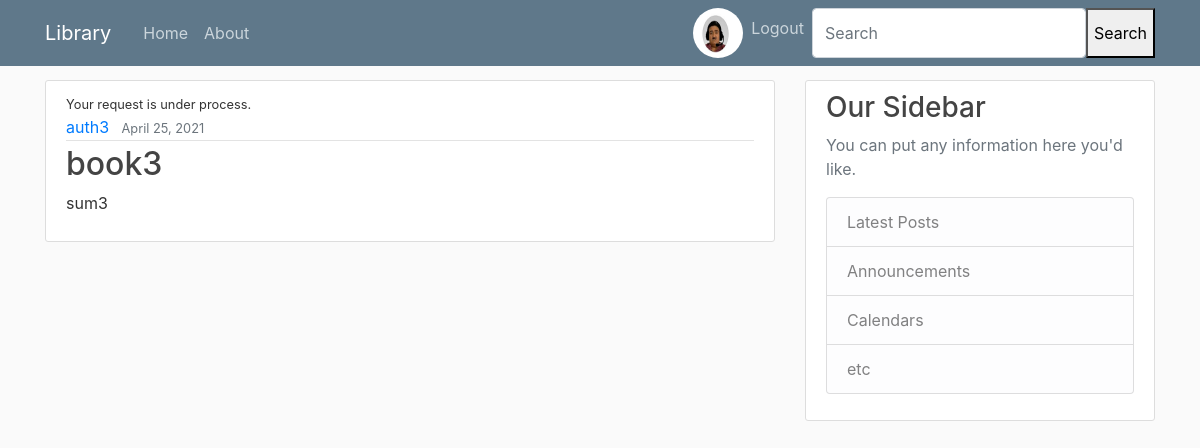
The page /book/4/ (signed in) on the database its author committed.
### users/models.py (models this page shows, shortened)
class Profile(models.Model):
    user = models.OneToOneField(User, on_delete=models.CASCADE)
    image = models.ImageField(default='default.jpeg', upload_to='profile_pics')

### books/models.py (models this page shows, shortened)
class Book(models.Model):
    title = models.CharField(max_length=100)
    genre = models.CharField(max_length=50)
    author = models.CharField(max_length=100)
    date_added = models.DateTimeField(default=timezone.now)
    publisher = models.CharField(max_length=100)
    summary = models.TextField(blank=True)
    location = models.TextField()
    available = models.BooleanField(default=True)
    ISBN = models.CharField(max_length=17)

### books/views.py (the view)
# urls.py: path('book/<int:pk>/', views.BookDetailView, name='book-detail'),
def BookDetailView(request, **kwargs):
    current_book = Book.objects.filter(id=kwargs['pk'])[0]
    current_user = request.user
    requests_by_user = request_detail.objects.filter(requested_by=current_user)
    that_request_by_user = requests_by_user.filter(book_detail = current_book)
    if  that_request_by_user.filter(request_status = 'Approved').exists():
        ref_request = that_request_by_user.filter(request_status='Approved')[0]
        x=1
    elif that_request_by_user.filter(request_status = 'Pending').exists():
        x=0
        ref_request=0
    else:
        x=2
        ref_request = 0
    context={
        'book': current_book,
        'x': x,
        'request': ref_request,
    }
    return render(request, 'books/book_detail.html', context)

### books/templates/books/book_detail.html
{% extends "books/base.html" %}
{% block content %}
        <article class="media content-section">
            <div class="media-body">
                {% if perms.books.change_book %}
                     <a class="btn btn-outline-secondary btn-sm" href="{% url 'book-update' book.id %}">Update</a>
                     <a class="btn btn-outline-danger btn-sm" href="{% url 'book-delete' book.id %}">Delete</a>
                {% else %}
                    {% if x == 2 %}
                    <a class="btn btn-outline-secondary btn-sm" href="{% url 'request-create' book.id %}">Borrow {{ book.title }}</a>
                    {% elif x == 1 %}
                    <a class="btn btn-outline-secondary btn-sm" href="{% url 'renew-request' request.id %}">Renew {{ book.title }}</a>
                    {% else %}
                        <small>Your request is under process.</small>
                    {% endif %}
                    {% endif %}
                <div class="article-metadata">
                    <a class="mr-2" href="#">{{ book.author }}</a>
                    <small class="text-muted">{{ book.date_added|date:"F d, Y" }}</small>
                </div>
                <h2 class="article-title">{{ book.title }}</h2>
                <p class="article-content">{{ book.summary }}</p>
            </div>
        </article>
{% endblock content %}

### books/templates/books/base.html (shortened to what this page needs)
{% load static %}
<!DOCTYPE html>
<html>
<head>
    <link rel="stylesheet" href="https://maxcdn.bootstrapcdn.com/bootstrap/4.0.0/css/bootstrap.min.css">
    <link rel="stylesheet" type="text/css" href="{% static 'books/main.css' %}">
</head>
<body>
    <header class="site-header">
      <nav class="navbar navbar-expand-md navbar-dark bg-steel fixed-top">
        <div class="container">
          <a class="navbar-brand mr-4" href="{% url 'book-list' %}">Library</a>
          <div class="collapse navbar-collapse" id="navbarToggle">
            <div class="navbar-nav mr-auto">
              <a class="nav-item nav-link" href="{% url 'main-home' %}">Home</a>
              <a class="nav-item nav-link" href="#">About</a>
            </div>
            <div class="navbar-nav">
              {% if user.is_authenticated %}
                  <div class="image-container">
                      <a href="{% url 'profile' %}">
                      <img class="rounded-circle article-image img-fluid img-pro"  src="{{ user.profile.image.url }}">
                    </a>
                  </div>
                  <a class="nav-item nav-link" href="{% url 'logout' %}">Logout</a>
              {% else %}
                  <a class="nav-item nav-link" href="{% url 'login' %}">Login</a>
                  <a class="nav-item nav-link" href="{% url 'register' %}">Register</a>
              {% endif %}
                  <form class="d-flex" method=POST action="{% url 'search-venues' %}">
        <input class="form-control me-2" type="search" placeholder="Search" aria-label="Search" name="searched">
        <button type="submit">Search</button>
      </form>
            </div>
          </div>
        </div>
      </nav>
    </header>
    <main role="main" class="container">
      <div class="row">
        <div class="col-md-8">
          {% block content %}{% endblock %}
        </div>
        <div class="col-md-4">
          <div class="content-section">
            <h3>Our Sidebar</h3>
            <p class='text-muted'>You can put any information here you'd like.
              <ul class="list-group">
                <li class="list-group-item list-group-item-light">Latest Posts</li>
                <li class="list-group-item list-group-item-light">Announcements</li>
                <li class="list-group-item list-group-item-light">Calendars</li>
                <li class="list-group-item list-group-item-light">etc</li>
              </ul>
            </p>
          </div>
        </div>
      </div>
    </main>
</body>
</html>

### books/static/books/main.css (style rules this page uses)
body { background: #fafafa; color: #333333; margin-top: 5rem; }
h1, h2, h3, h4, h5, h6 { color: #444444; }
ul { margin: 0; }
.bg-steel { background-color: #5f788a; }
.site-header .navbar-nav .nav-link { color: #cbd5db; }
.content-section { background: #ffffff; padding: 10px 20px; border: 1px solid #dddddd; border-radius: 3px; margin-bottom: 20px; }
.article-title { color: #444444; }
.article-content { white-space: pre-line; }
.article-metadata { padding-bottom: 1px; margin-bottom: 4px; border-bottom: 1px solid #e3e3e3 }
.img-pro { width: 50px ; height: 50px; }
.image-container { height: 50px; width:50px; }

### rows shown on the page
Book: author "auth3", date_added "April 25, 2021", title "book3", summary "sum3"
